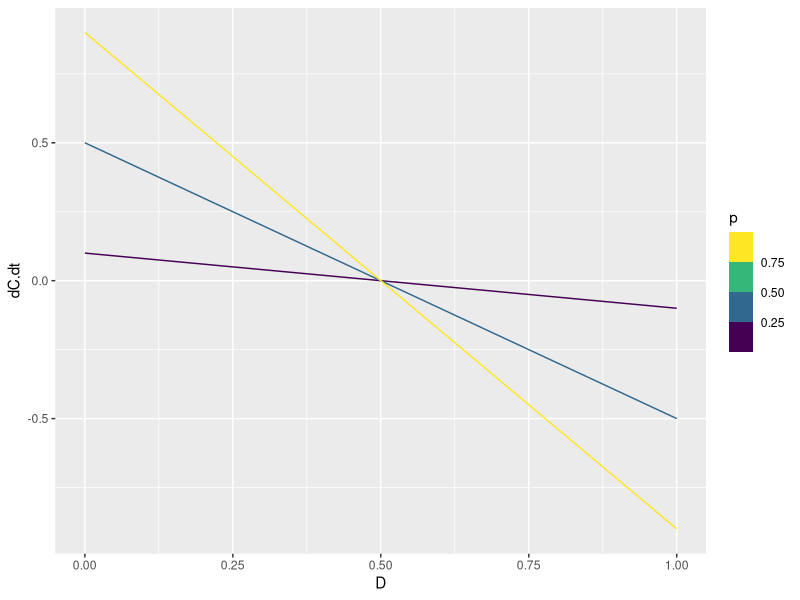

Write the R code that produced this figure.
# Modeling w(D)
# Dec 2024

library(ggplot2)

g = 1 # carbon acquisition per carbon in leaf area
p = c(0.1, 0.5, 0.9) # proportion of carbon stored in leaves (vs other organs)
C = 1 # current carbon in plant total
D = seq(0, 1, length=1000)

data = expand.grid(g=g, p=p, C=C, D=D)


data$dC.dt = with(data, (g*C*p*(1-D) - D*C*p))



ggplot(data, aes(x=D, y=dC.dt, group=p, color=p)) +
  geom_line()+
  scale_color_viridis_b()


